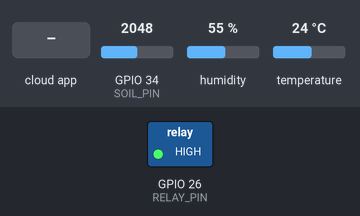
Bench run of a sketch on a simulated ESP32. Parts: switched loads named in the sketch (green lamp = pin HIGH). The test bench sets the inputs (shaded band); at power-on: GPIO 34 (SOIL_PIN) = 2048, humidity 55 %, temperature 24 °C. WiFi joins after 1.5 s; servers stay silent unless stated; the Firebase database answers and starts empty; what the sketch prints to the serial monitor is not drawn.

Above: at 2.7 s.
2.8 s: the phone or cloud app sets auto to 1
At 5.6 s:
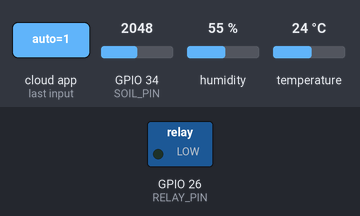
6.8 s: GPIO 34 (SOIL_PIN) set to 1704
11.5 s: GPIO 34 (SOIL_PIN) set to 1576
At 15.6 s:
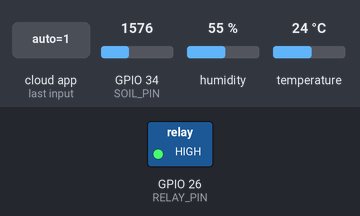
22.5 s: GPIO 34 (SOIL_PIN) set to 2047
At 25.6 s:
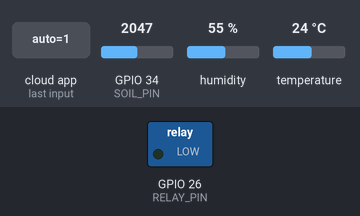
26.8 s: GPIO 34 (SOIL_PIN) set to 1228
At 30.6 s:
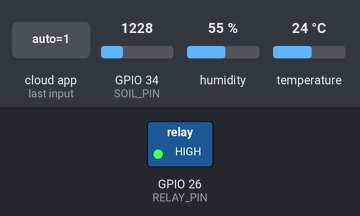
Timing chart, 0 to 32.1 s (numbered marks = the images above; inputs shaded):
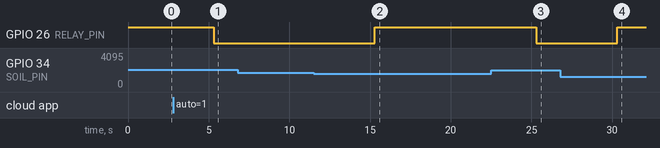

The sketch:

esp32_smart_irrigation.ino
```cpp
#include <WiFi.h>
#include <Firebase_ESP_Client.h>
#include <DHT.h>

/* ------------ WiFi ------------ */
#define WIFI_SSID "YOUR_WIFI_SSID"
#define WIFI_PASSWORD "YOUR_WIFI_PASSWORD"

/* ------------ Firebase ------------ */
#define API_KEY "YOUR_API_KEY"
#define DATABASE_URL "YOUR_DATABASE_URL"
#define USER_EMAIL "YOUR_EMAIL"
#define USER_PASSWORD "YOUR_PASSWORD"

/* ------------ Pins ------------ */
#define DHTPIN 15
#define DHTTYPE DHT22
#define SOIL_PIN 34
#define RELAY_PIN 26

#define SOIL_THRESHOLD 60   // soil < 60 → pump ON in auto

/* ------------ Objects ------------ */
FirebaseData fbdo;
FirebaseAuth auth;
FirebaseConfig config;
DHT dht(DHTPIN, DHTTYPE);

/* ------------ Timing ------------ */
unsigned long lastRead = 0;
const unsigned long INTERVAL = 5000;  // 5 sec

/* ------------ Heartbeat ------------ */
unsigned long heartbeat = 0;

void setup() {
  Serial.begin(115200);

  pinMode(RELAY_PIN, OUTPUT);
  digitalWrite(RELAY_PIN, HIGH); // relay OFF (LOW trigger)

  dht.begin();

  WiFi.begin(WIFI_SSID, WIFI_PASSWORD);
  while (WiFi.status() != WL_CONNECTED) {
    delay(300);
  }

  config.api_key = API_KEY;
  config.database_url = DATABASE_URL;
  auth.user.email = USER_EMAIL;
  auth.user.password = USER_PASSWORD;

  Firebase.begin(&config, &auth);
  Firebase.reconnectWiFi(true);
}

void loop() {
  if (!Firebase.ready()) return;
  if (millis() - lastRead < INTERVAL) return;
  lastRead = millis();

  float temperature = dht.readTemperature();
  float humidity = dht.readHumidity();

  if (isnan(temperature) || isnan(humidity)) {
    Serial.println("❌ DHT failed");
    return;
  }

  int soilRaw = analogRead(SOIL_PIN);
  int soil = map(soilRaw, 4095, 0, 0, 100);
  soil = constrain(soil, 0, 100);

  bool autoMode = false;
  bool manualPump = false;

  Firebase.RTDB.getBool(&fbdo, "/irrigation/control/auto");
  autoMode = fbdo.boolData();

  Firebase.RTDB.getBool(&fbdo, "/irrigation/control/manualPump");
  manualPump = fbdo.boolData();

  bool pumpON = autoMode ? (soil < SOIL_THRESHOLD) : manualPump;
  digitalWrite(RELAY_PIN, pumpON ? LOW : HIGH);

  /* ---- DATA ---- */
  Firebase.RTDB.setFloat(&fbdo, "/irrigation/data/temperature", temperature);
  Firebase.RTDB.setFloat(&fbdo, "/irrigation/data/humidity", humidity);
  Firebase.RTDB.setInt(&fbdo, "/irrigation/data/soil", soil);
  Firebase.RTDB.setString(&fbdo,
    "/irrigation/data/pumpStatus",
    pumpON ? "ON" : "OFF"
  );

  FirebaseJson json;
json.set(".sv", "timestamp");

Firebase.RTDB.setJSON(
  &fbdo,
  "/irrigation/status/lastSeen",
  &json
);

  Serial.println("📡Firebase Updated");
  Serial.println("📡 Updated | HB = " + String(heartbeat));
  Serial.println("Temp: " + String(temperature));
  Serial.println("Humidity: " + String(humidity));
  Serial.println("Soil: " + String(soil));
  Serial.println("Pump: " + String(pumpON ? "ON" : "OFF"));
  Serial.println("------------------------");
}
```

Measured:
- the behaviour switches between 1639 and 1638 on GPIO 34 (SOIL_PIN) (found by bisection; images 1 and 2)
- after the input at 2.8 s, GPIO 26 (RELAY_PIN): HIGH → LOW after 2.5 s
- after the input at 6.8 s, every drawn part: stays the same
- after the input at 11.5 s, GPIO 26 (RELAY_PIN): LOW → HIGH after 3.8 s
- after the input at 22.5 s, GPIO 26 (RELAY_PIN): HIGH → LOW after 2.8 s
- after the input at 26.8 s, GPIO 26 (RELAY_PIN): LOW → HIGH after 3.5 s
